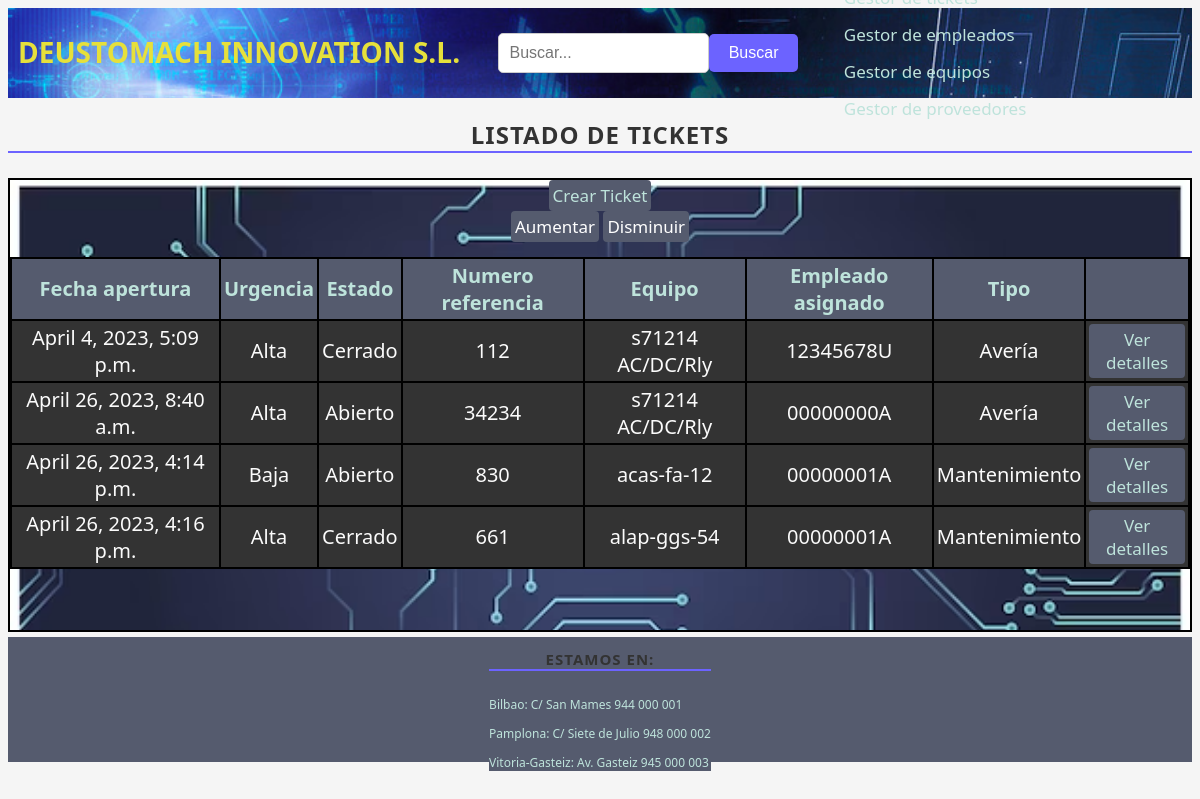
The page /aplicacion/ on the database as committed earlier.
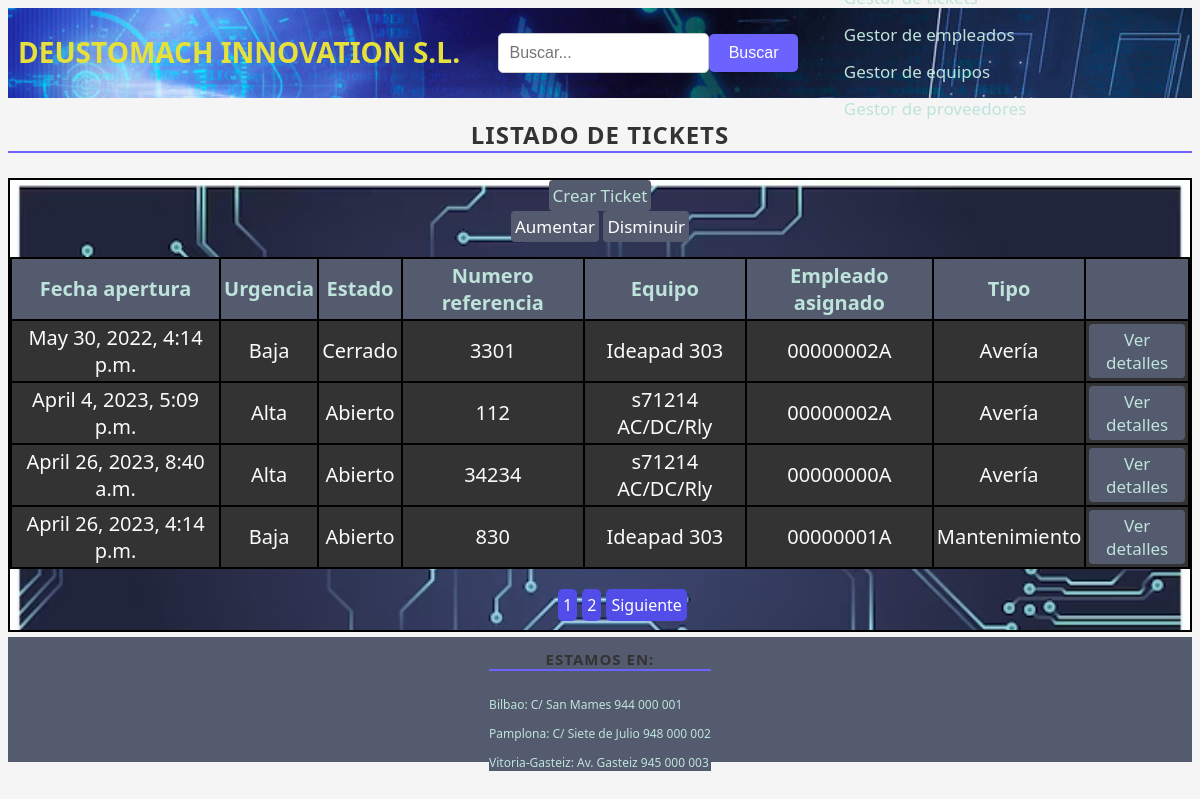
The same page on the database as committed later.
### app_reto1/models.py (models this page shows, shortened)
class Ticket(models.Model):
    equipo_a_reparar = models.ForeignKey(Equipo, on_delete=models.CASCADE)
    num_referencia = models.IntegerField()
    descripcion = models.CharField(max_length=100)
    detalles = models.CharField(max_length=500)
    fecha_apertura = models.DateTimeField()
    fecha_resolucion = models.DateTimeField(null=True, blank=True)
    urgencia = models.ForeignKey(Urgencia, on_delete=models.CASCADE)
    tipo_ticket = models.ForeignKey(Tipo_ticket, on_delete=models.CASCADE)
    estado_ticket = models.ForeignKey(Estado_ticket, on_delete=models.CASCADE)
    empleado_asignado = models.ForeignKey(Empleado, on_delete=models.CASCADE)
    comentarios_ticket = models.CharField(
        max_length=500, null=True, blank=True)

class Urgencia(models.Model):
    gravedad = models.CharField(max_length=20)
    def __str__(self):
        return self.gravedad

class Estado_ticket(models.Model):
    estado = models.CharField(max_length=20)
    def __str__(self):
        return self.estado

class Equipo(models.Model):
    num_serie = models.IntegerField()
    marca = models.CharField(max_length=20)
    modelo = models.CharField(max_length=50)
    tipo_equipo = models.CharField(max_length=20)
    fecha_adquisicion = models.DateField()
    fecha_puesta_marcha = models.DateField()
    proveedor = models.ForeignKey(Proveedor, on_delete=models.CASCADE)
    planta = models.ForeignKey(Planta, on_delete=models.CASCADE)
    def __str__(self):
        return self.modelo

class Empleado(models.Model):
    DNI = models.CharField(max_length=9)
    nombre = models.CharField(max_length=20)
    apellido1 = models.CharField(max_length=20)
    apellido2 = models.CharField(max_length=20, null=True, blank=True)
    email = models.EmailField()
    telefono = models.IntegerField()
    def __str__(self):
        return self.DNI

class Tipo_ticket(models.Model):
    tipo = models.CharField(max_length=20)
    def __str__(self):
        return self.tipo

### app_reto1/views.py (the view, shortened to what this page needs)
# urls.py: path('', views.index_ticket, name='tickets'),
def index_ticket(request):
    busqueda = request.GET.get("buscar")
    tickets = get_list_or_404(Ticket.objects.order_by("fecha_apertura"))
    page = request.GET.get("page", 1)
    try:
        paginator = Paginator(tickets, 4)
        tickets = paginator.page(page)
    except:
        raise Http404
    data = {
        "lista_tickets": tickets,
        "paginator": paginator
    }
    return render(request, "ticket_list.html", data)

### app_reto1/templates/ticket_list.html (shortened to what this page needs)
{% extends "base.html" %}
{% block busqueda %}
<div class="busqueda">
    <form method="get">
        <div class="busqueda1">
            <input type="text" class="form-control" placeholder="Buscar..." name="buscar">
            <button type="submit" class="boton_busqueda">Buscar</button>
        </div>
    </form>
</div>
{% endblock %}
{% block contenido %}
<h2>Listado de tickets</h2>
<div class="divprincipal">
    <button class="boton"><a class="enlace" href="/aplicacion/ticket/create">Crear Ticket</a></button>
    {% if lista_tickets %}
    <div>
        <button class="boton" id="aumentar">Aumentar</button>
        <button class="boton" id="disminuir">Disminuir</button>
    </div>
    <div id="tamanos">
        <table>
            <tr>
                <th>Fecha apertura</th>
                <th>Urgencia</th>
                <th>Estado</th>
                <th>Numero referencia
                <th>Equipo</th>
                <th>Empleado asignado</th>
                <th>Tipo</th>
                <th></th>
            </tr>
            {% for e in lista_tickets %}
            <tr>
                <td>{{ e.fecha_apertura}}</td>
                <td>{{ e.urgencia}}</td>
                <td>{{ e.estado_ticket}}</td>
                <td>{{ e.num_referencia}}</td>
                <td>{{ e.equipo_a_reparar}}</td>
                <td>{{ e.empleado_asignado}}</td>
                <td>{{ e.tipo_ticket}}</td>
                <td>
                    <button class="boton"><a class="enlace" href="/aplicacion/ticket/{{ e.id }}">Ver
                            detalles</a></button>
                </td>
            </tr>
            {% endfor %}
        </table>
    </div>
    {% include "paginadorticket.html" %}
</div>
{% else %}
<p>No hay Tickets creados.</p>
{% endif %}
{% endblock contenido %}

Rows that differ between the two databases and show on the page:
no longer on this page (row unchanged): Ticket: fecha_apertura "April 26, 2023, 4:16 p.m.", urgencia "Alta", estado_ticket "Cerrado", num_referencia "661", equipo_a_reparar "alap-ggs-54", empleado_asignado "00000001A", tipo_ticket "Mantenimiento"
added Ticket: fecha_apertura "May 30, 2022, 4:14 p.m.", urgencia "Baja", estado_ticket "Cerrado", num_referencia "3301", equipo_a_reparar "Ideapad 303", empleado_asignado "00000002A", tipo_ticket "Avería"
changed Ticket "April 4, 2023, 5:09 p.m.": estado_ticket "Cerrado" → "Abierto"; empleado_asignado "12345678U" → "00000002A"
changed through a linked row, Ticket "April 26, 2023, 4:14 p.m.": equipo_a_reparar "acas-fa-12" → "Ideapad 303"
Other text that changed with them:
new list line: "1"
new list line: "2"
text now shown: "Siguiente"
